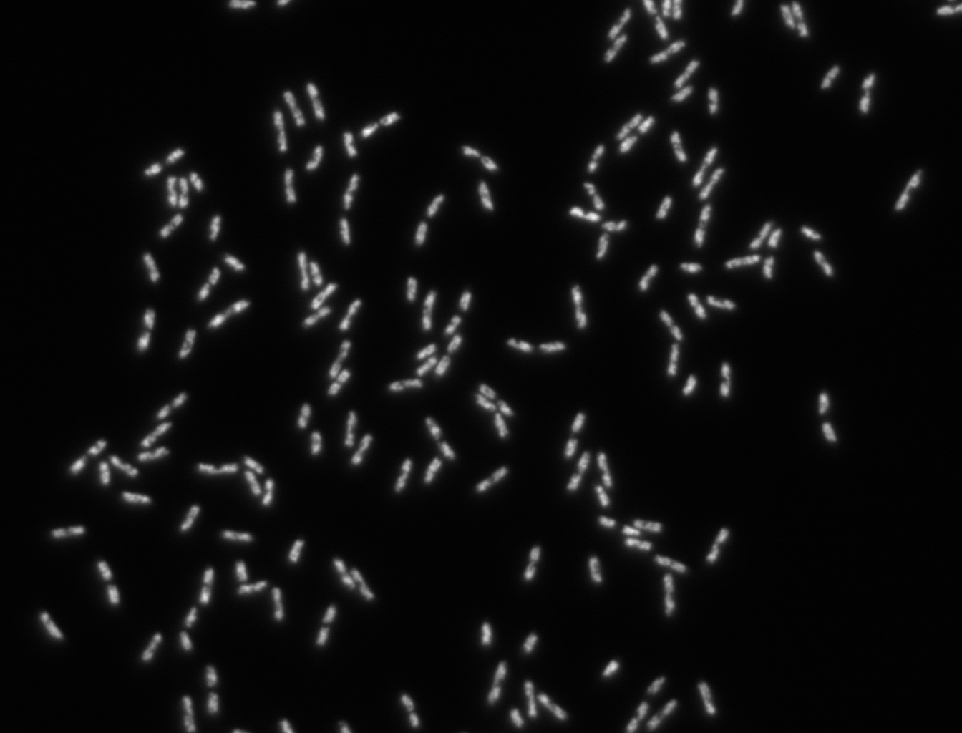
%> input picture oufti_Linux/oufti_with_examples/examples/objectDetection/signal.tif, 962 x 733 px, shrunk from 1344 x 1024 before the run
$ octave --eval "result = filterIM(imread('../../../oufti_Linux/oufti_with_examples/examples/objectDetection/signal.tif'));"   (GNU Octave 9; MATLAB toolbox functions it lacks are replaced by stand-ins)
%> lines starting %> are read from the running program, lines starting %| are printed output that depends on the picture; in (x1, y1, x2, y2) boxes, pixels count from 0 and x2, y2 are one past the last pixel; in counts of white or black regions, pixels touching at a corner belong together; the program's own positions count from 1
### oufti_MAC/source/spotDetection/GaussWin.m
function [win] = GaussWin(dimensions,sigma,center_)
if nargin ~= 3
    center_ = (dimensions + 1)/2;
end
rs = center_(1) - repmat([1:dimensions(1)]',[1,dimensions(2)]);
cs = center_(2) - repmat([1:dimensions(2)],[dimensions(1), 1]);
dx = rs.^2 + cs.^2;
win = (exp(-dx/(2*sigma^2)));
win = win/sum(win(:));
end

### oufti_windows/source/spotDetection/filterIM.m
function [varargout] = filterIM(im, varargin)
%im should be an image to filter
%frequency is the upper limit of frequencies to pass
%spotlength is the length of the spot, set to zero to avoid boxcar
%convolution
%ithresh should be a value between 0 and 1 indicating the intensity level
%to threshold at. If set to 0, no thresholding will occur. If multiple
%thresholding values are passed (i.e., passing ithresh a vector of length n
%with values between 0 and 1)
%
%Example
%filteredimage = filterIM(someimagetofilter,'spotlength',7,'frequency',1,'ithresh',0)
%
%filtering is performed in the frequency domain on account of speed
%relative convolution in the space domian
%
%Brad Parry, November 2012

Fq = 0.5;
spotLength = 9;
ithresh = 0;

for q = 1:length(varargin)
    if strcmpi(varargin{q},'fq') || strcmpi(varargin{q},'frequency') || strcmpi(varargin{q},'freq')
        Fq = varargin{q+1};
    elseif strcmpi(varargin{q},'spotlength') || strcmpi(varargin{q},'sl')
        spotLength = varargin{q + 1};
    elseif strcmpi(varargin{q},'ithresh')
        ithresh = varargin{q + 1};
    end
end
%> after the loop, Fq = 0.5; ithresh = 0; spotLength = 9

% % % im = im - mean(im(:)); im(im<0) = 0;
dr = 0; dc = 0;
if ~mod(size(im,1),2), im = cat(1, im(1,:), im); dr = 1; end
if ~mod(size(im,2),2), im = cat(2, im(:,1), im); dc = 1; end

b_im = conv2(double(im), ones(spotLength)/spotLength^2, 'same');
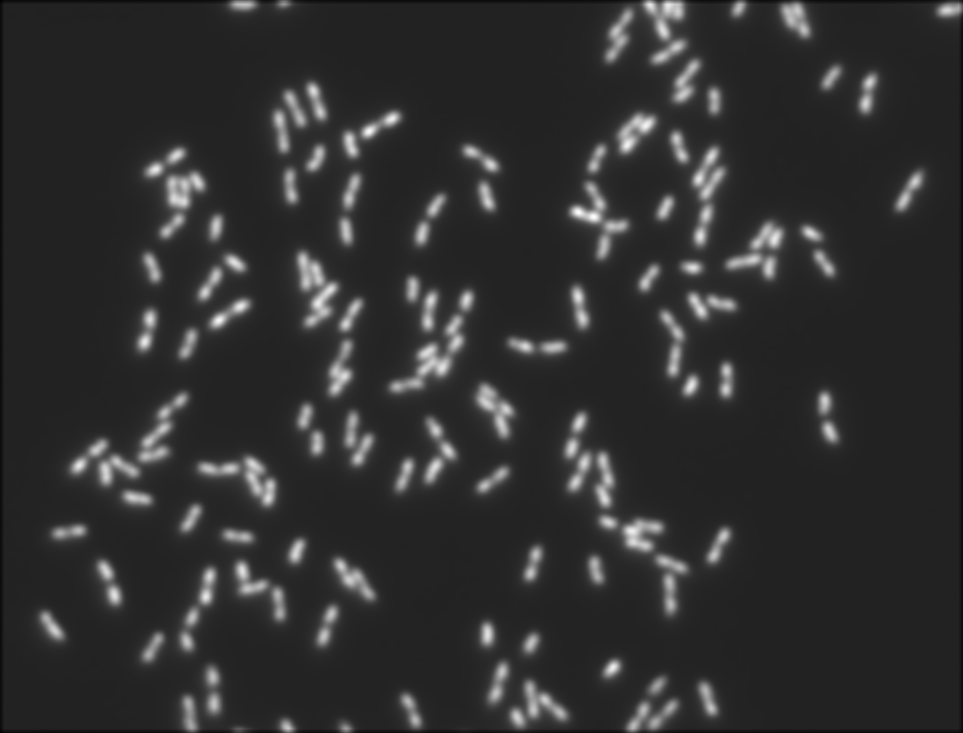
%> b_im: size 733x963 double; min 603.1, max 10603.7, mean 2497.6; drawn with min black and max white
[r_ind c_ind] = size(im);
%> r_ind = 733; c_ind = 963
Fp = cat(1, im, zeros(r_ind, c_ind));
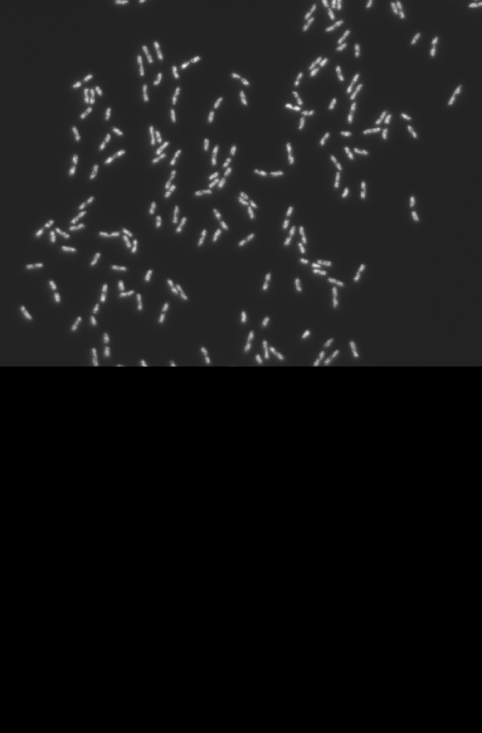
%> Fp: size 1466x963 uint16 (shown at 1/2 size); min 0, max 14558, mean 1255; drawn with min black and max white
Fp = cat(2, Fp, zeros(size(Fp,1), c_ind));
%> Fp: size 1466x1926 uint16
Fuv = fft2(Fp);
Huv = GaussWin(size(im),Fq);
Hp = cat(1, Huv, zeros(r_ind, c_ind));
Hp = cat(2, Hp, zeros(size(Hp,1), c_ind));
%> Hp: size 1466x1926 double
fCHp = fft2(Hp);
G = real(ifft2(Fuv.*fCHp)); %Filter & return to spatial domain at once
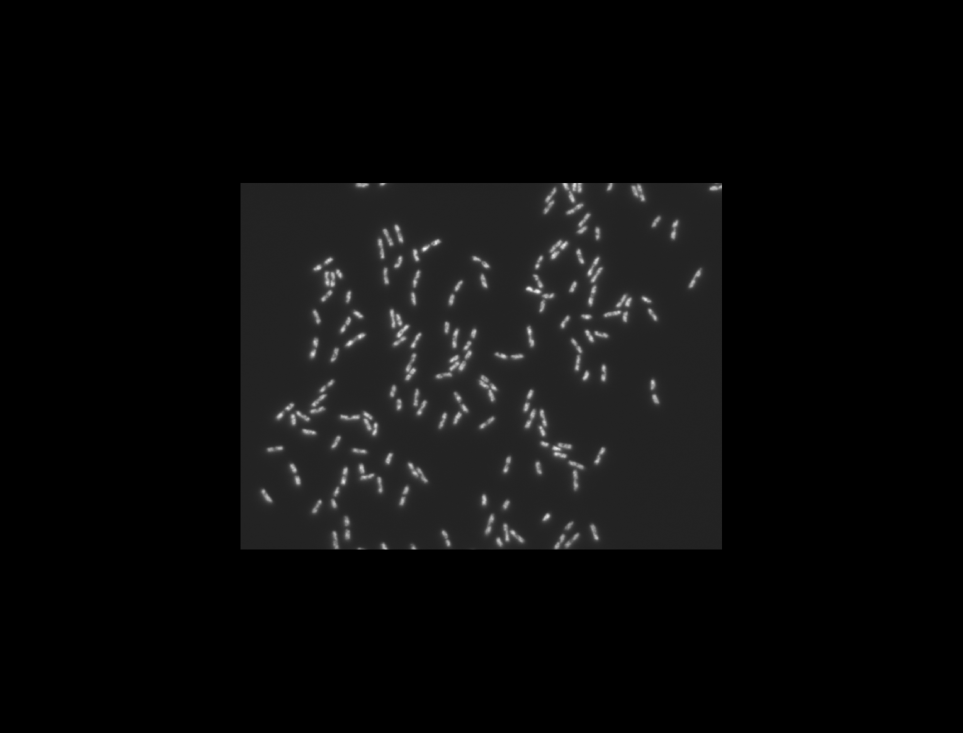
%> G: size 1466x1926 double (shown at 1/2 size); min -5.66e-12, max 14255.6, mean 627.5; drawn with min black and max white
indx(1:2) = [floor(r_ind/2) + 1 + dr, floor(r_ind/2) + size(im,1)];
indx(3:4) = [floor(c_ind/2) + 1 + dc, floor(c_ind/2) + size(im,2)];
GF = G(indx(1):indx(2),indx(3):indx(4));
ind = ceil(spotLength/2);
%> ind = 5
mask = zeros(size(GF));
mask(ind+1:end-ind-1,ind+1:end-ind-1) = 1;
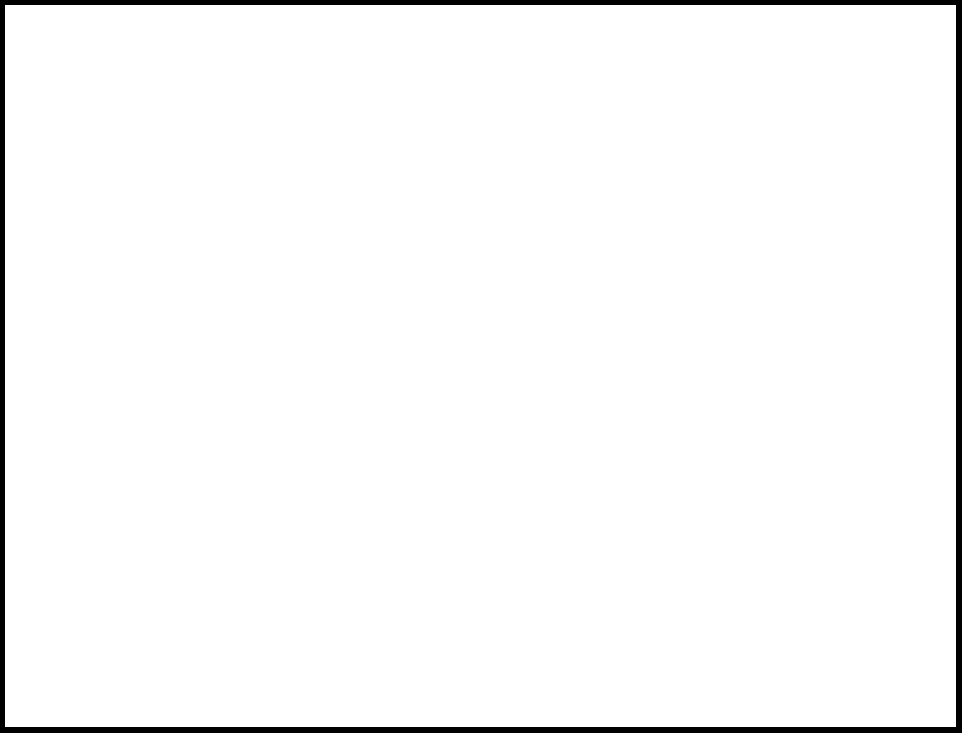
%> mask: size 733x962 double; values 0 (black) and 1 (white), 97.4% white; 1 black region, box (x1, y1, x2, y2) and area: (0, 0, 962, 733) 18524
filteredIM = mask.*(GF - b_im(1:end-dr,1:end-dc));
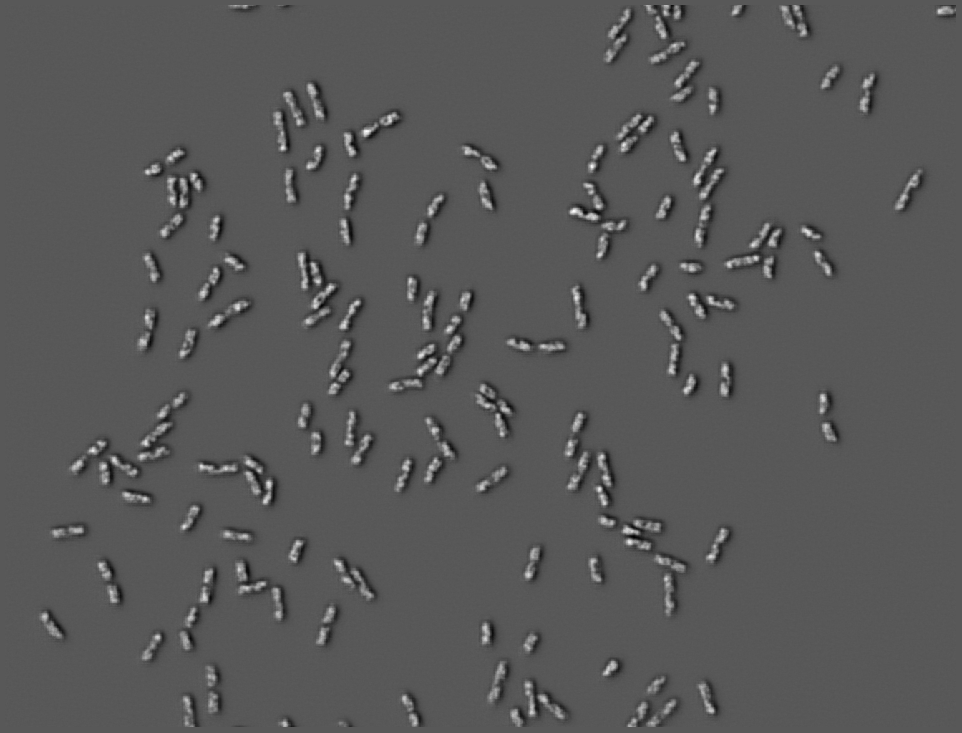
%> filteredIM: size 733x962 double; min -2290.2, max 4323.5, mean 0.1; drawn with min black and max white

for k = 1:length(ithresh)
    varargout{k} = filteredIM;
    L = (ithresh(k))*(max(varargout{k}(:)) - min(varargout{k}(:)))*graythresh(varargout{k});
    varargout{k}(varargout{k} <= L) = 0;
end
%> this loop made 1 pass
%> L on pass 1: 0
%> after the loop, varargout = 1 item
%> `result = filterIM(imread('../../../oufti_Linux/oufti_with_examples/exa..`:
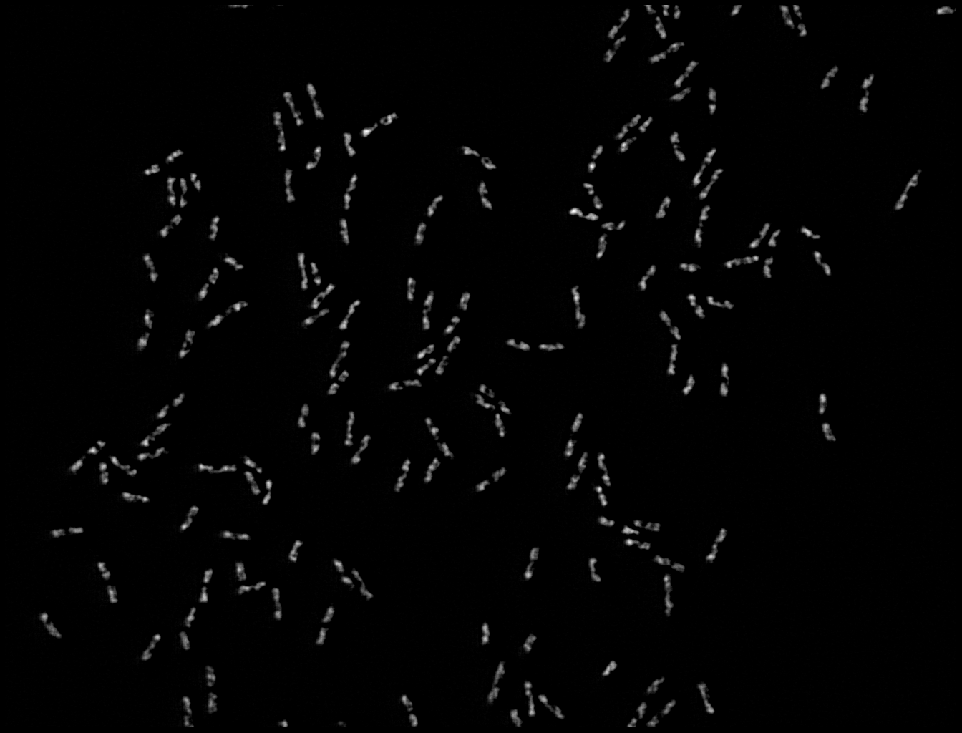
%> result: size 733x962 double; min 0, max 4323.5, mean 64.4; drawn with min black and max white

end
